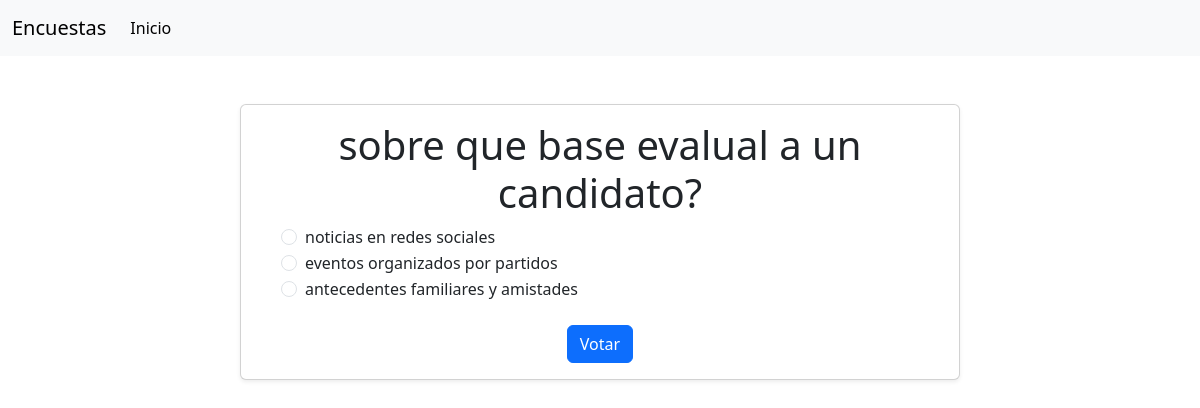
Page /5/vote/ on the committed database.
### polls/models.py (models this page shows, shortened)
class Question(models.Model):
    question_text = models.CharField(max_length=150)
    pub_date = models.DateTimeField()

class Choice(models.Model):
    question = models.ForeignKey(Question, on_delete=models.CASCADE)
    choice_text = models.CharField(max_length=100)
    votes = models.IntegerField(default=0)

### polls/views.py (the view, shortened to what this page needs)
# urls.py: path('<int:q_id>/vote/', views.vote, name='vote'),
def vote(request, q_id):
    question = get_object_or_404(Question, id=q_id)
    return render(request, 'polls/question.html', { "question": question })

### templates/polls/question.html (shortened to what this page needs)
{% extends 'base.html' %}
{% block content %}
<div class="container mt-5">
    <div class="row justify-content-center">
        <div class="col-md-8">
            <div class="card shadow-sm">
                <div class="card-body">
                    <h1 class="card-title text-center">{{ question.question_text }}</h1>
                    <form method="post">
                        <div class="form-check">
                            {% for choice in question.choice_set.all %}
                            <div class="form-check">
                                <input class="form-check-input" type="radio" name="choice" id="choice{{ forloop.counter }}" value="{{ choice.id }}">
                                <label class="form-check-label" for="choice{{ forloop.counter }}">
                                    {{ choice.choice_text }}
                                </label>
                            </div>
                            {% endfor %}
                        </div>
                        <div class="text-center mt-4">
                            <button type="submit" class="btn btn-primary">Votar</button>
                        </div>
                    </form>
                </div>
            </div>
        </div>
    </div>
</div>
{% endblock %}

### rows in the picture
Question: question_text "sobre que base evalual a un candidato?"
Choice: choice_text "noticias en redes sociales"
Choice: choice_text "eventos organizados por partidos"
Choice: choice_text "antecedentes familiares y amistades"
